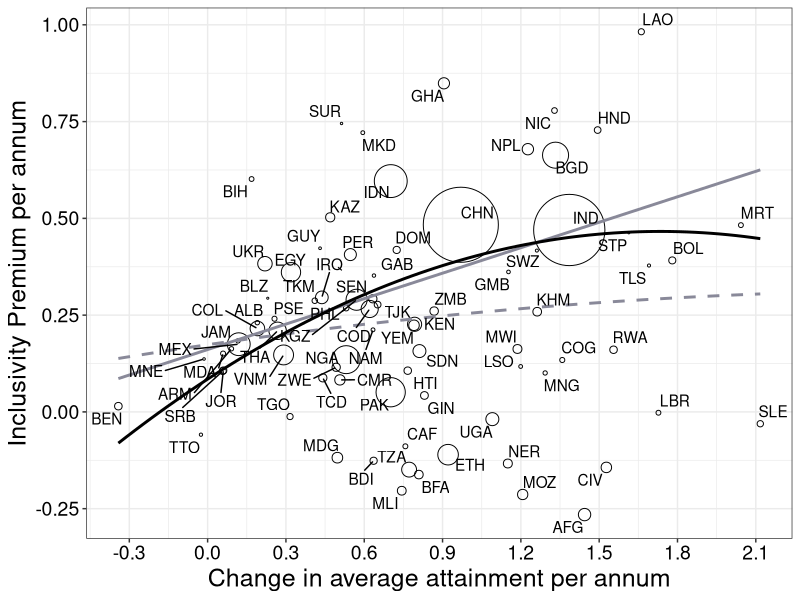
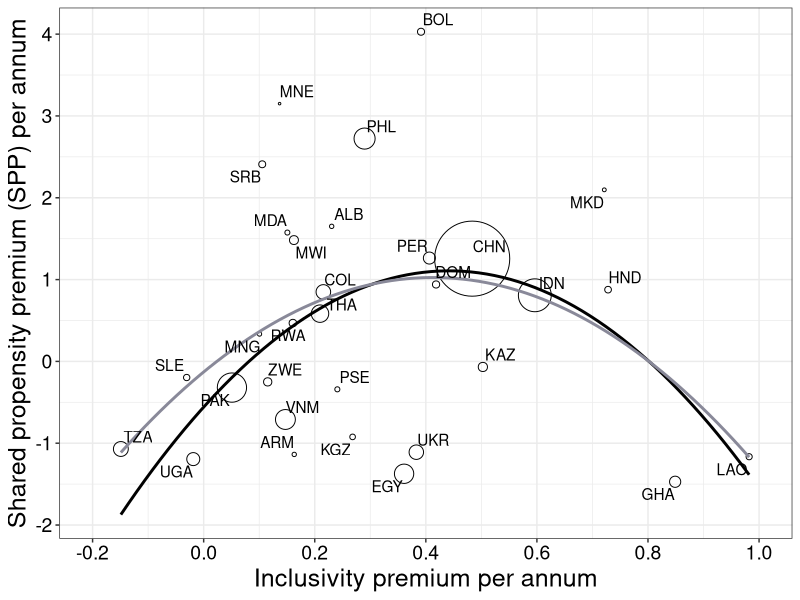
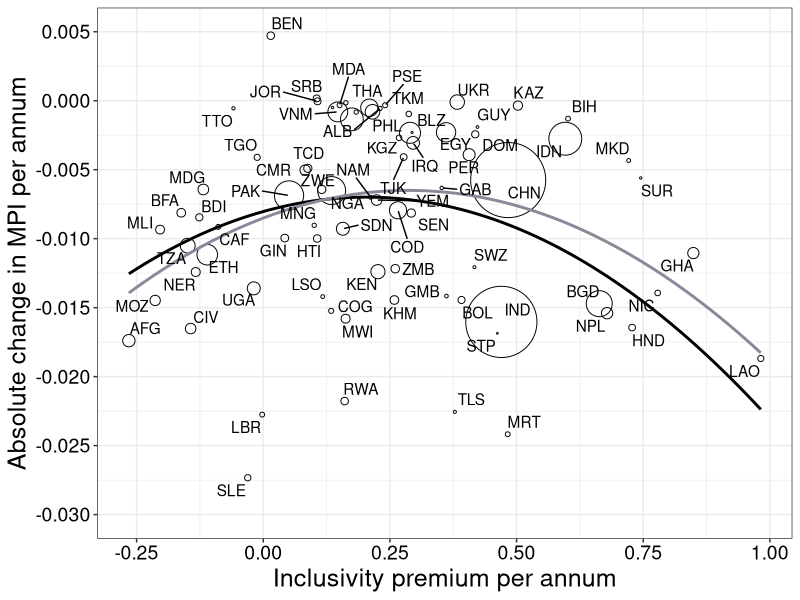

Write the R code that produced these figures, in order.
## This script contains code to re-create charts
## that are show in the draft document in the `docs` folder.


# libraries ---------------------------------------------------------------

library(here)
library(haven)
library(ggrepel)
library(tidyverse)


# load data ---------------------------------------------------------------

data_as_inclusicve <- read_dta(
  here("data/",
       "Alkire-Seth inclusive well-being data for graphs.dta")
)


# Figure 1 : Change in Average Attainment and Inclusivity premium ---------

data_as_inclusicve|>
  ggplot(aes(d_attain_pa,S_W_Sen_pa))+
  geom_point(
    shape = 1,
    aes(size = population)
  )+
  guides(size = "none")+
  scale_size_area(max_size = 25)+
  scale_y_continuous(breaks = seq(-0.25,1,0.25))+
  scale_x_continuous(breaks = seq(-0.3,2.4,0.3))+
  labs(
    y = "Inclusivity Premium per annum",
    x = "Change in average attainment per annum"
  )+
  geom_smooth(
    aes(weight = population),
    method = "lm",
    se = F,
    colour = "#898999"
  )+
  geom_smooth(
    method = "lm",
    formula = y ~ x + I(x^2),
    se = F,
    colour = "#898999",
    linetype = 2
  )+
  geom_smooth(
    aes(weight = population),
    method = "lm",
    formula = y ~ x + I(x^2),
    se = F,
    colour = "#000000"
  )+
  geom_text_repel(aes(label = ISO),
                  max.overlaps = 12)+
  theme_bw()+
  theme(
    axis.title = element_text(colour = "#000000",
                              size = 18),
    axis.text = element_text(colour = "#000000",
                             size = 14)
  )-> fig_1

ggsave(
  plot = fig_1,
  filename = paste0(Sys.Date(),"-figure1-Change in average attainment and inclusivity premium.jpeg"),
  device = "jpeg",
  path = here("charts/"),
  width = 20,
  height = 16,
  units = "in"
)

# Figure  2: Shared prosperity premiums and inclusivity premiums across 25 countries --------

data_as_inclusicve|>
  ggplot(aes(S_W_Sen_pa,inc_shr_pre))+
  geom_point(
    shape = 1,
    aes(size = population)
  )+
  guides(size = "none")+
  scale_size_area(max_size = 25)+
  scale_y_continuous(breaks = seq(-2,4,1))+
  scale_x_continuous(breaks = seq(-0.2,1,0.2),
                     limits = c(-0.2,1))+
  labs(
    y = "Shared propensity premium (SPP) per annum",
    x = "Inclusivity premium per annum"
  )+
  geom_smooth(
    aes(weight = population),
    method = "lm",
    formula = y ~ x + I(x^2),
    se = F,
    colour = "#000000"
  )+
  geom_smooth(
    method = "lm",
    formula = y ~ x + I(x^2),
    se = F,
    colour = "#898999"
  )+
  geom_text_repel(aes(label = ISO),
                  max.overlaps = 12)+
  theme_bw()+
  theme(
    axis.title = element_text(colour = "#000000",
                              size = 18),
    axis.text = element_text(colour = "#000000",
                             size = 14)
  ) -> fig_2

ggsave(
  plot = fig_2,
  filename = paste0(Sys.Date(),"-figure2-Shared prosperity premiums and inclusivity premiums across 25 countries.jpeg"),
  device = "jpeg",
  path = here("charts/"),
  width = 20,
  height = 16,
  units = "in"
)

# Figure 3: Inclusivity premiums and absolute changes in the MPIs  --------


data_as_inclusicve|>
  ggplot(aes(S_W_Sen_pa,abs_M0_33_pa))+
  geom_point(
    shape = 1,
    aes(size = population)
  )+
  guides(size = "none")+
  scale_size_area(max_size = 25)+
  scale_y_continuous(breaks = seq(-0.030,0.005,0.005),
                     limits = c(-0.030,0.005))+
  scale_x_continuous(breaks = seq(-0.25,1,0.25))+
  labs(
    y = "Absolute change in MPI per annum",
    x = "Inclusivity premium per annum"
  )+
  geom_smooth(
    aes(weight = population),
    method = "lm",
    formula = y ~ x + I(x^2),
    se = F,
    colour = "#000000"
  )+
  geom_smooth(
    method = "lm",
    formula = y ~ x + I(x^2),
    se = F,
    colour = "#898999"
  )+
  geom_text_repel(aes(label = ISO),
                  max.overlaps = 16)+
  theme_bw()+
  theme(
    axis.title = element_text(colour = "#000000",
                              size = 18),
    axis.text = element_text(colour = "#000000",
                             size = 14)
  ) -> fig_3

ggsave(
  plot = fig_3,
  filename = paste0(Sys.Date(),"-figure3-Inclusivity premiums and absolute changes in the MPIs across countries.jpeg"),
  device = "jpeg",
  path = here("charts/"),
  width = 20,
  height = 16,
  units = "in"
)

